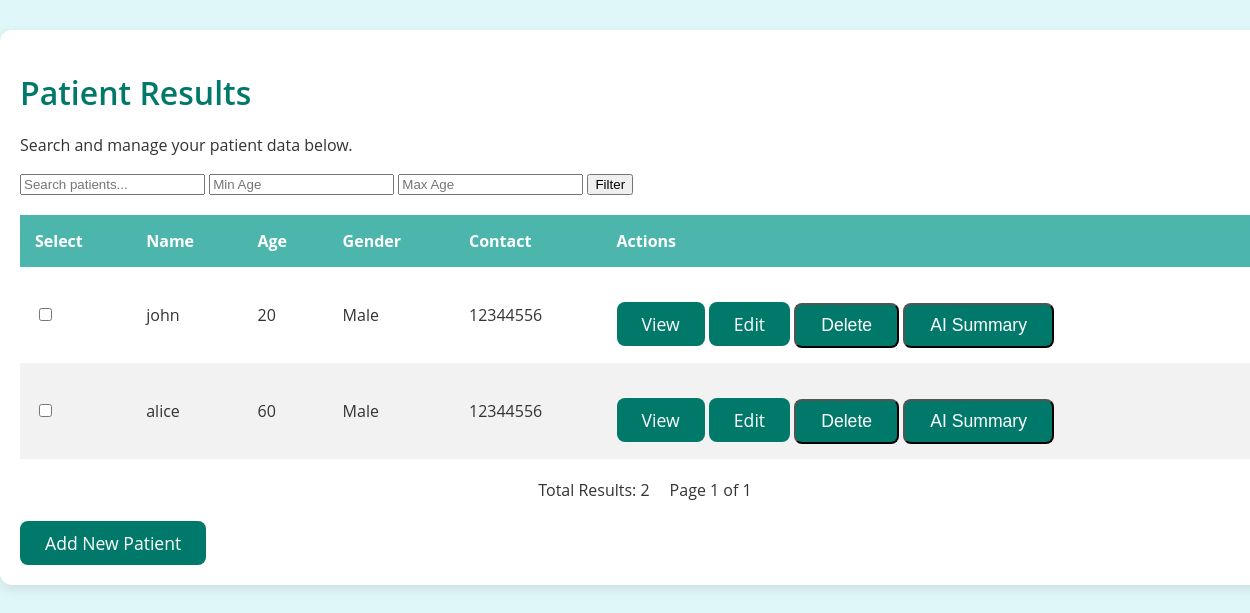
The app's page /results with its own data.
### models/__init__.py (models this page shows)
class Patient(db.Model):
    id = db.Column(db.Integer, primary_key=True)
    name = db.Column(db.String(100), nullable=False)
    age = db.Column(db.Integer, nullable=False)
    gender = db.Column(db.String(10), nullable=False)
    contact = db.Column(db.String(100), nullable=False)
    dizziness_onset = db.Column(db.String(50), nullable=False)
    dizziness_duration = db.Column(db.String(50), nullable=False)
    dizziness_trigger = db.Column(db.String(50), nullable=True)
    dizziness_character = db.Column(db.String(100), nullable=False)
    hearing_loss = db.Column(db.String(50), nullable=True)
    tinnitus = db.Column(db.String(50), nullable=True)
    nausea_vomiting = db.Column(db.String(50), nullable=True)
    visual_disturbance = db.Column(db.String(50), nullable=True)
    neurological_symptoms = db.Column(db.String(50), nullable=True)
    headache = db.Column(db.String(50), nullable=True)
    chest_pain = db.Column(db.String(50), nullable=True)
    frequency_of_episodes = db.Column(db.String(50), nullable=False)
    daily_impact = db.Column(db.Text, nullable=True)
    past_medical_history = db.Column(db.Text, nullable=True)
    medications = db.Column(db.Text, nullable=True)
    tags = db.Column(db.String(200), nullable=True)

### routes/results.py (the view)
@results_bp.route('/results', methods=['GET', 'POST'])
def show_results():
    search_query = request.args.get('search', '')
    filter_age_min = request.args.get('age_min', type=int)
    filter_age_max = request.args.get('age_max', type=int)
    page = request.args.get('page', 1, type=int)
    per_page = 10
    patients_query = Patient.query
    if search_query:
        patients_query = patients_query.filter(
            Patient.name.ilike(f"%{search_query}%") |
            Patient.contact.ilike(f"%{search_query}%") |
            Patient.gender.ilike(f"%{search_query}%")
        )
    if filter_age_min is not None:
        patients_query = patients_query.filter(Patient.age >= filter_age_min)
    if filter_age_max is not None:
        patients_query = patients_query.filter(Patient.age <= filter_age_max)
    patients = patients_query.paginate(page=page, per_page=per_page, error_out=False)
    return render_template('results.html', patients=patients.items, total_count=patients.total, current_page=page, total_pages=patients.pages)

### templates/results.html (shortened to what this page needs)
<!DOCTYPE html>
<html lang="en">
<head>
    <link rel="stylesheet" href="{{ url_for('static', filename='styles.css') }}">
</head>
<body>
    <div class="container">
        <h1>Patient Results</h1>
        <p>Search and manage your patient data below.</p>
        <form method="POST" action="{{ url_for('results_bp.mass_action') }}">
            <input type="text" name="search" placeholder="Search patients..." value="{{ search_query }}">
            <input type="number" name="age_min" placeholder="Min Age">
            <input type="number" name="age_max" placeholder="Max Age">
            <input type="submit" value="Filter">
            <table>
                <thead>
                    <tr>
                        <th>Select</th>
                        <th>Name</th>
                        <th>Age</th>
                        <th>Gender</th>
                        <th>Contact</th>
                        <th>Actions</th>
                    </tr>
                </thead>
                <tbody>
                    {% for patient in patients %}
                    <tr>
                        <td><input type="checkbox" name="selected_patients" value="{{ patient.id }}" onchange="toggleActionBox()"></td>
                        <td>{{ patient.name }}</td>
                        <td>{{ patient.age }}</td>
                        <td>{{ patient.gender }}</td>
                        <td>{{ patient.contact }}</td>
                        <td>
                            <a href="{{ url_for('results_bp.view_patient', id=patient.id) }}" class="button">View</a>
                            <a href="{{ url_for('results_bp.edit_patient', id=patient.id) }}" class="button">Edit</a>
                            <form action="{{ url_for('results_bp.delete_patient', id=patient.id) }}" method="POST" style="display:inline;">
                                <input type="submit" value="Delete" onclick="return confirm('Are you sure you want to delete this patient?');" class="button">
                            </form>
                            <button class="button" onclick="viewPatientSummary({{ patient.id }})">AI Summary</button>
                        </td>
                    </tr>
                    {% endfor %}
                </tbody>
            </table>
            <div class="pagination">
                <span>Total Results: {{ total_count }}</span>
                <span style="margin-left: 20px;">Page {{ current_page }} of {{ total_pages }}</span>
            </div>
        </form>
        <a href="{{ url_for('screening_bp.screening') }}" class="button">Add New Patient</a>
    </div>
</body>
</html>

### static/styles.css (style rules this page uses)
body { font-family: 'Open Sans', sans-serif; background-color: #e0f7fa; color: #333; margin: 0; padding: 0; }
.container { padding: 20px; background-color: #ffffff; border-radius: 12px; width: 100%; max-width: 1300px; box-shadow: 0 4px 12px rgba(0, 0, 0, 0.1); margin: 30px auto; }
h1, h2 { color: #00796b; font-weight: 600; margin-bottom: 20px; }
.button { display: inline-block; padding: 10px 25px; background-color: #00796b; color: white; border-radius: 8px; font-size: 1.1rem; text-align: center; text-decoration: none; transition: background-color 0.3s ease; margin-top: 20px; }
table { width: 100%; border-collapse: collapse; margin-top: 20px; background-color: #fff; }
table th, table td { padding: 15px; text-align: left; color: #333; }
table th { background-color: #4db6ac; color: white; font-weight: bold; }
table tr:nth-child(even) { background-color: #f2f2f2; }
table td a { color: #00796b; text-decoration: none; padding: 5px 10px; border-radius: 4px; transition: background-color 0.3s ease; }
.pagination { display: flex; justify-content: center; margin-top: 20px; }

### records on screen
Patient: name "john", age "20", gender "Male", contact "12344556"
Patient: name "alice", age "60", gender "Male", contact "12344556"

### other values on screen
{{ total_count }} "2"
{{ current_page }} "1"
{{ total_pages }} "1"
